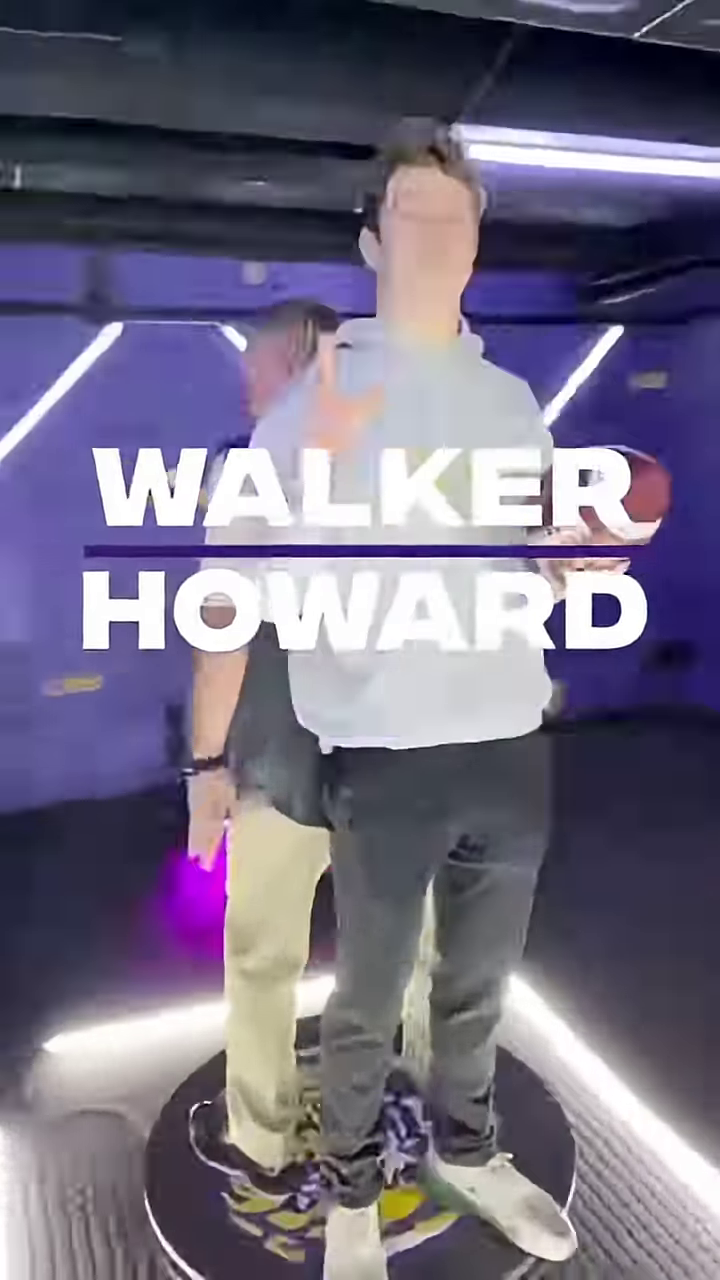
#> input picture frame 58 of 39-moviecolor/c/data/Brian Kelly dances to Bobby Shmurda [r-ATh9Q6oe4].mp4, 720 x 1280 px
$ python mkframes.py
#> lines starting #> are read from the running program, lines starting #| are printed output that depends on the picture
#!/usr/bin/env python3

import cv2
from PIL import Image,ImageOps
import os
import sys
import io

nf=0
cap = cv2.VideoCapture('Brian Kelly dances to Bobby Shmurda [r-ATh9Q6oe4].mp4')
with open('movie.bin','wb') as f:
	while cap.isOpened():
		ret,im = cap.read()
#> im is the input picture: shape (1280, 720, 3); mean B, G, R 129.3, 108.5, 114.6
		if not ret:
			break
		else:
			# could probably do this in one step, but...
			im2 = cv2.cvtColor(im,cv2.COLOR_BGR2RGB)
			im3 = Image.fromarray(im2).resize((160,285)).crop((0,50,160,170))
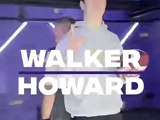
#> im3: PIL image 160x120 RGB; mean R, G, B 135.6, 128.5, 161.8
			if (nf == 22):
				im3.save(f'{nf}.png',format='PNG')
			im4 = im3.quantize(colors=240)
			im4_b = im4.tobytes()
			p_b = im4.palette.tobytes()
			f.write(p_b)
			f.write(im4_b)
			nf += 1
print(f'{nf} frames written')

$ run again, starting later in the video
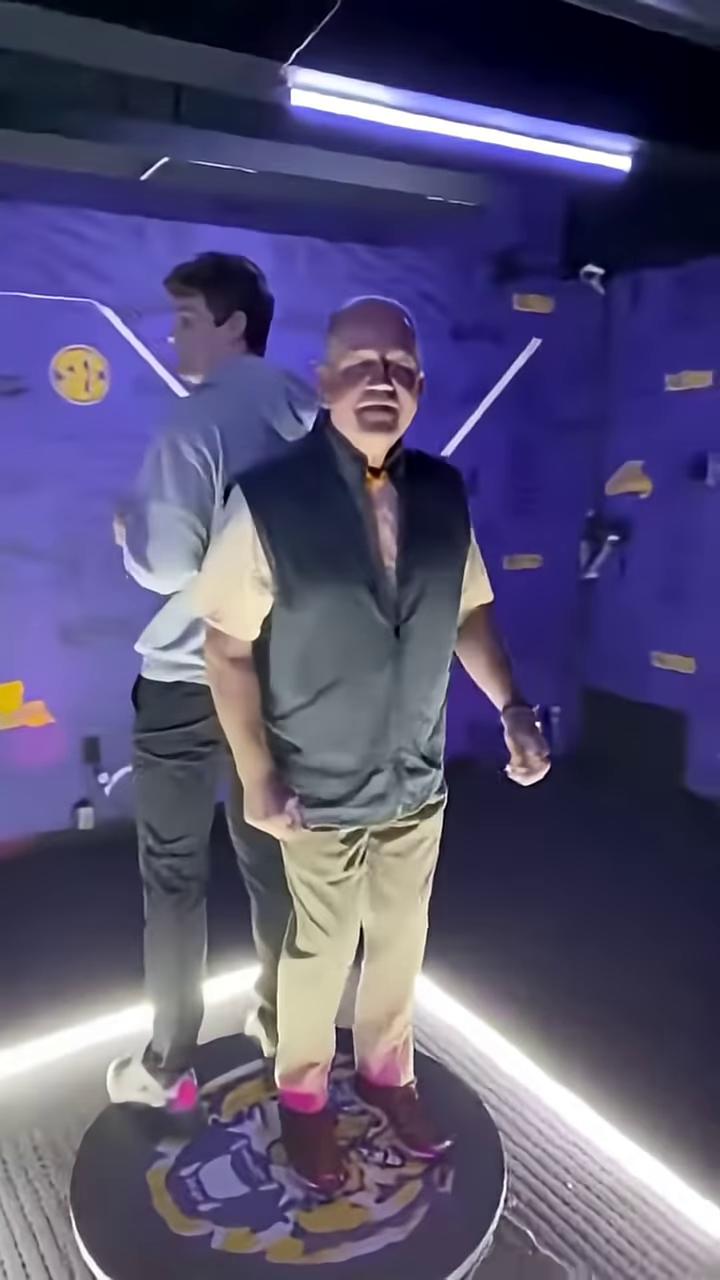
#> input picture frame 262 of 39-moviecolor/c/data/Brian Kelly dances to Bobby Shmurda [r-ATh9Q6oe4].mp4, 720 x 1280 px
#> im is the input picture: shape (1280, 720, 3); mean B, G, R 115.6, 81.5, 86.5
#> `im3 = Image.fromarray(im2).resize((160,285)).crop((0,50,160,170))`:
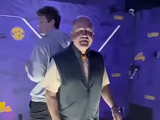
#> im3: PIL image 160x120 RGB; mean R, G, B 81.1, 74.4, 129

$ run again, starting later in the video
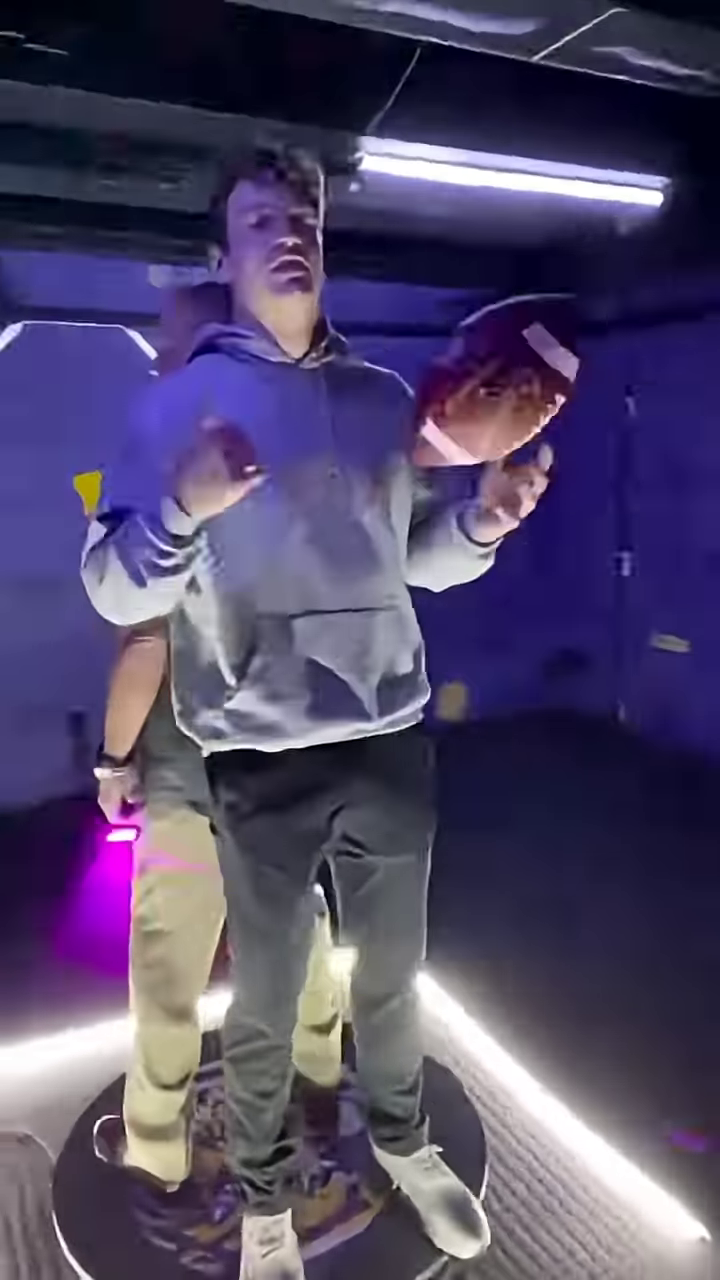
#> input picture frame 467 of 39-moviecolor/c/data/Brian Kelly dances to Bobby Shmurda [r-ATh9Q6oe4].mp4, 720 x 1280 px
#> im is the input picture: shape (1280, 720, 3); mean B, G, R 104.5, 71.8, 81.1
#> `im3 = Image.fromarray(im2).resize((160,285)).crop((0,50,160,170))`:
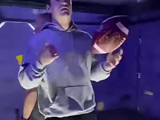
#> im3: PIL image 160x120 RGB; mean R, G, B 73.8, 62.8, 115.4
